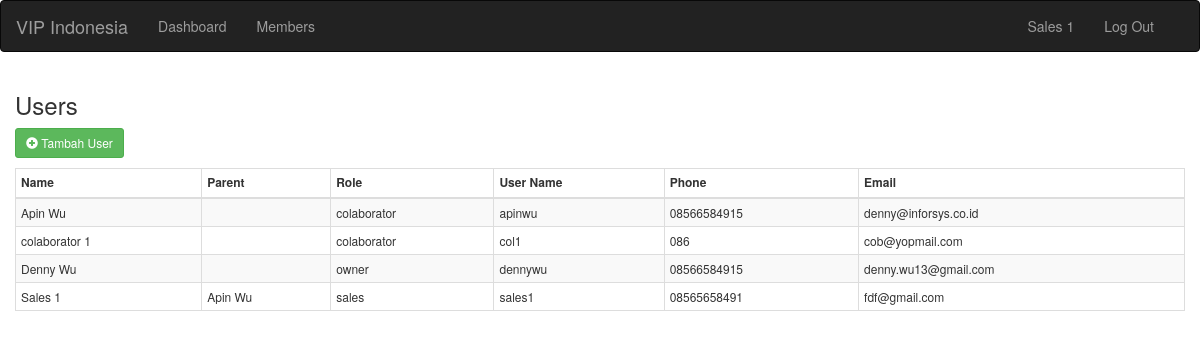
The page /users.php (signed in) on the database its author committed.
### tables this page shows
CREATE TABLE IF NOT EXISTS `usersales` (
  `username` varchar(64) NOT NULL,
  `fullname` varchar(64) NOT NULL,
  `password` varchar(64) NOT NULL,
  `email` varchar(64) NOT NULL,
  `phone` varchar(64) NOT NULL,
  `role` varchar(32) NOT NULL,
  `parent` varchar(64) NOT NULL,
  PRIMARY KEY (`username`)
);

### php/presentation/getUsers.php (called while the page is built)
<?php
    function getUsers(){
		$sql = "SELECT u.*, COALESCE(p.fullname,'') as parentname FROM usersales as u left join usersales as p on u.parent = p.username order by parent asc, username asc, fullname asc";
		$result = mysql_query($sql);
		$users = array();
		while($row = mysql_fetch_array($result)){
			array_push($users, $row);
		}
		return $users;
	}
?>

### users.php (the view, shortened to what this page needs)
<html>
    <head>
		<link rel="stylesheet" href="assets/bootstrap-3.3.4-dist/css/bootstrap.min.css"/>
		<link rel="stylesheet" href="css/style.css"/>
    </head>
    <body>
        <?php include_once "header.php"; ?>
		<div class="container-fluid">
			<h3>Users</h3>
			<div class='row' style='margin-bottom:10px;'>
				<div class='col-xs-12'>
					<a href="newuser.php" class='btn btn-success btn-sm'>
						<i class='glyphicon glyphicon-plus-sign'></i>
						Tambah User
					</a>
				</div>
			</div>
				<?php include_once 'php/presentation/getUsers.php'; ?>
				<?php
					$users = getUsers();
				?>
			<div class="table-responsive">
				<table id="tbl-members" class="table table-striped table-hover table-condensed table-bordered">
					<thead>
						<tr>
							<th>Name</th>
							<th>Parent</th>
							<th>Role</th>
							<th>User Name</th>
							<th>Phone</th>
							<th>Email</th>
						</tr>
					</thead>
					<tbody>
					<?php
						if(count($users) == 0){
							echo "<tr>
									<td colspan='5' style='text-align:center;'>Tidak ada user yang ditemukan</td>
								</tr>";
						}
						else{
							foreach ($users as $user) {
							  echo "<tr>
										<td>".$user["fullname"]."</td>
										<td>".$user["parentname"]."</td>
										<td>".$user["role"]."</td>
										<td>".$user["username"]."</td>
										<td>".$user["phone"]."</td>
										<td>".$user["email"]."</td>
									</tr>";
							}
						}
					?>
					</tbody>
				</table>
			</div>
		</div>
    </body>
</html>

### header.php (shortened to what this page needs)
<header class='main-header'>
	<nav class="navbar navbar-inverse">
	  <div class="container-fluid">
		<div class="navbar-header">
		  <a class="navbar-brand" href="#">VIP Indonesia</a>
		</div>
		<div class="collapse navbar-collapse" id="bs-example-navbar-collapse-7">
		  <ul class="nav navbar-nav">
		    <li><a href="index.php">Dashboard</a></li>
			<li><a href="members.php">Members</a></li>
		  </ul>
		  <ul class="nav navbar-nav pull-right">
			<li><a href='#'><?php echo $_SESSION["fullname"]; ?></a></li>
			<li><a href='php/presentation/logout.php'>Log Out</a></li>
		  </ul>
		</div>
	  </div>
	</nav>
</header>

### css/style.css (style rules this page uses)
table { font-size:12px; }

### rows shown on the page
usersales: fullname "Apin Wu", role "colaborator", username "apinwu", phone "08566584915", email "denny@inforsys.co.id"
usersales: fullname "colaborator 1", role "colaborator", username "col1", phone "086", email "cob@yopmail.com"
usersales: fullname "Denny Wu", role "owner", username "dennywu", phone "08566584915", email "denny.wu13@gmail.com"
usersales: fullname "Sales 1", parentname "Apin Wu", role "sales", username "sales1", phone "08565658491", email "fdf@gmail.com"

### other values the page prints
$_SESSION["fullname"] "Sales 1"
